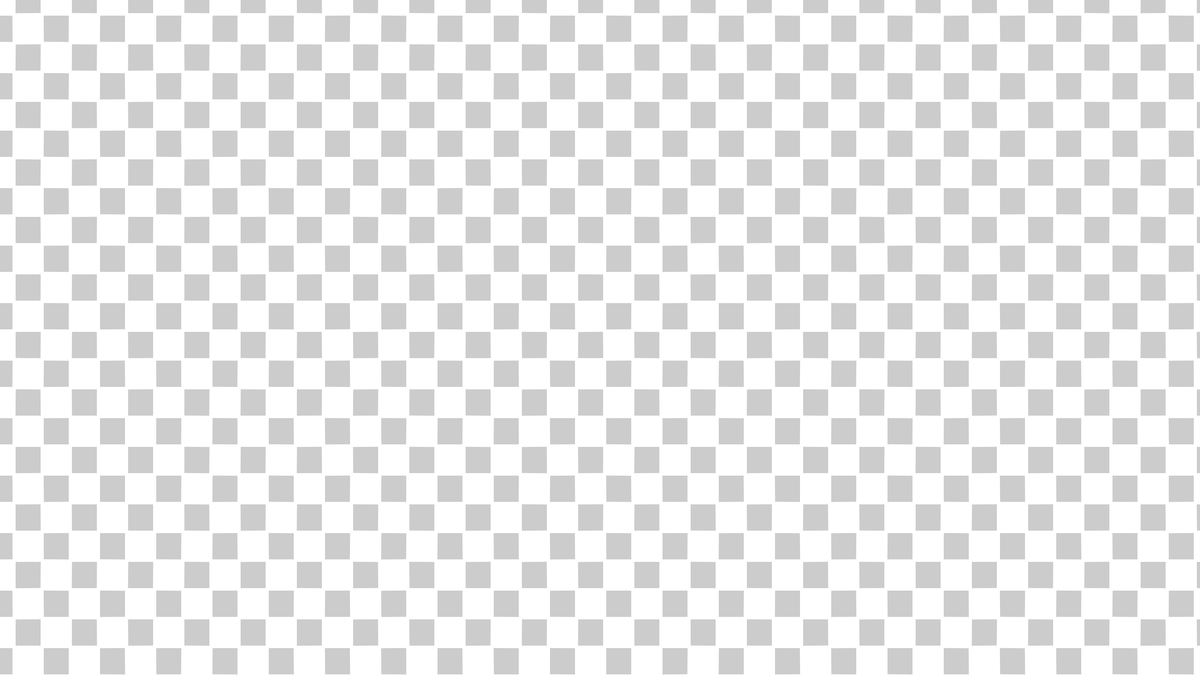
Frame 1 (no input)
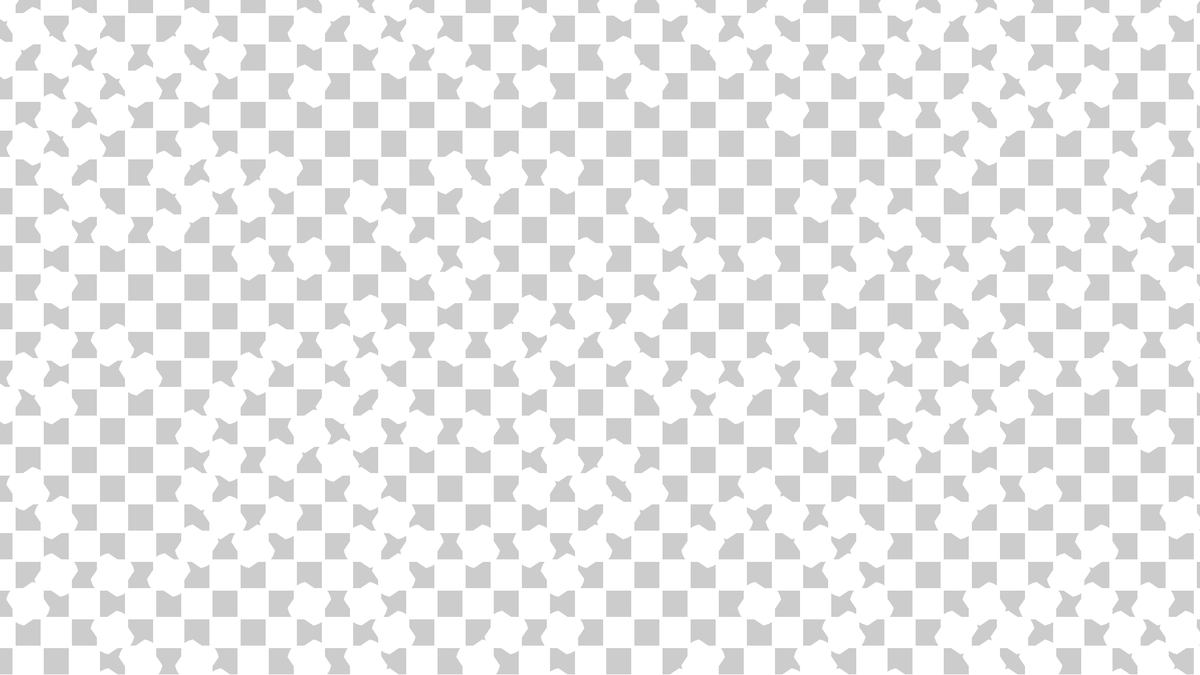
Frame 60 (the mouse pressed at the canvas centre just before this capture)
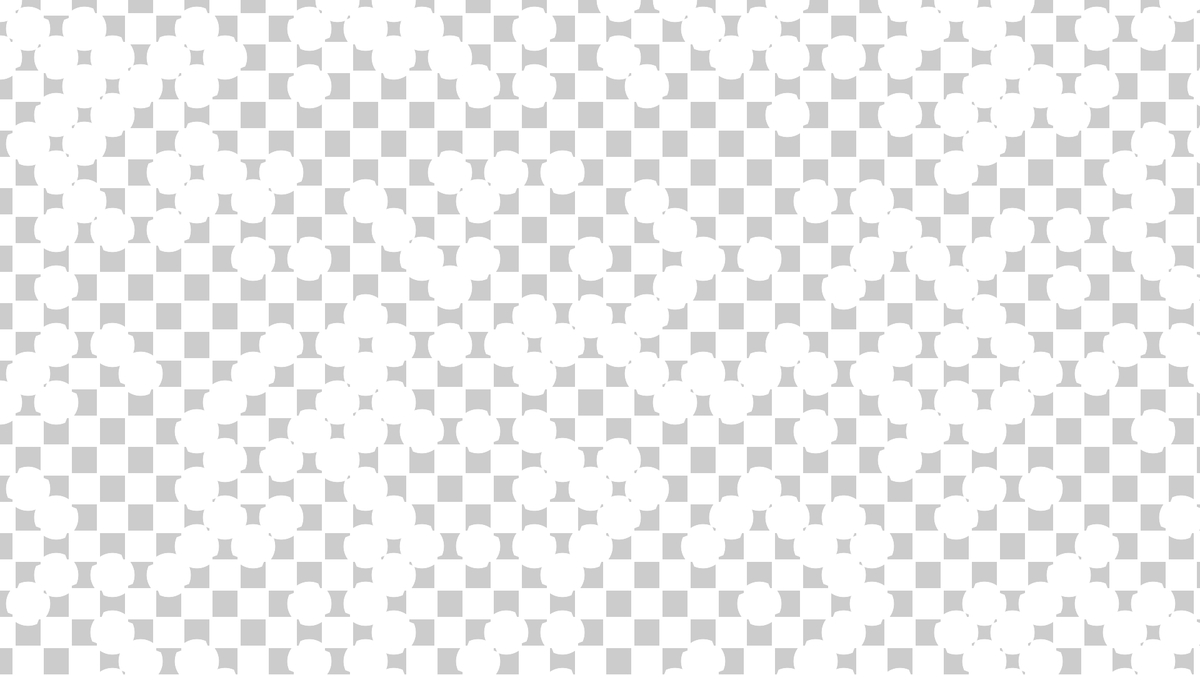
Frame 120 (the mouse held since frame 60 and released just before this capture)

The Processing sketch that drew these frames (run headless with seeded random() and noise(); from frame 60 on, the mouse is pressed at the canvas centre):

// Processing sketch: bit2atom_20210217c_occGridBlocks
// ── bit2atom_20210217c_occGridBlocks.pde
float x, y, t, N;
void setup() {
  size(1920, 1080);
  noStroke();
}
void draw() {
  clear();
  t+=.01;
  for (y=0; y<1126; y+=46)
    for (x=y/46%2*45; x<2010; x+=90) {
      resetMatrix();
      translate(x, y);
      rotate((N=noise(x, y, int(t/PI*2)))>.5?N>.6?t:-t:0);
      square(-25, -25, 50);
    }
}
